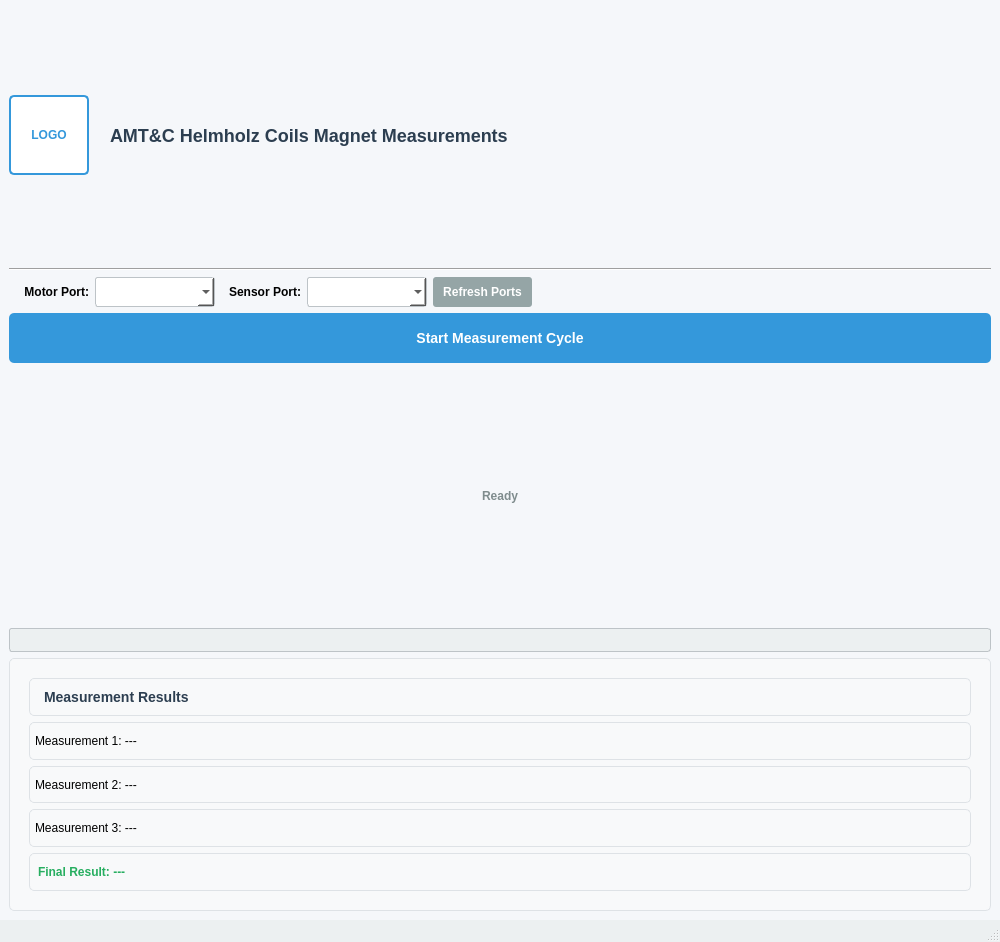
<?xml version="1.0" encoding="UTF-8"?>
<ui version="4.0">
 <class>MainWindow</class>
 <widget class="QMainWindow" name="MainWindow">
  <property name="geometry">
   <rect>
    <x>0</x>
    <y>0</y>
    <width>1000</width>
    <height>942</height>
   </rect>
  </property>
  <property name="windowTitle">
   <string>AMT&amp;C Helmholz Coils Magnet Measurements</string>
  </property>
  <property name="windowIcon">
   <iconset>
    <normaloff>AMTClogo-M.ico</normaloff>AMTClogo-M.ico</iconset>
  </property>
  <property name="styleSheet">
   <string notr="true">QMainWindow {
    background-color: #f5f7fa;
    color: #2c3e50;
}</string>
  </property>
  <widget class="QWidget" name="centralwidget">
   <layout class="QVBoxLayout" name="verticalLayout">
    <item>
     <layout class="QHBoxLayout" name="headerLayout">
      <item>
       <widget class="QLabel" name="logoLabel">
        <property name="minimumSize">
         <size>
          <width>80</width>
          <height>80</height>
         </size>
        </property>
        <property name="maximumSize">
         <size>
          <width>80</width>
          <height>80</height>
         </size>
        </property>
        <property name="styleSheet">
         <string notr="true">QLabel {
    border: 2px solid #3498db;
    border-radius: 5px;
    padding: 5px;
    background-color: white;
    font-weight: bold;
    color: #3498db;
}</string>
        </property>
        <property name="text">
         <string>LOGO</string>
        </property>
        <property name="alignment">
         <set>Qt::AlignCenter</set>
        </property>
       </widget>
      </item>
      <item>
       <widget class="QLabel" name="titleLabel">
        <property name="styleSheet">
         <string notr="true">QLabel {
    font-size: 18px;
    font-weight: bold;
    color: #2c3e50;
    padding: 10px;
}</string>
        </property>
        <property name="text">
         <string>AMT&amp;C Helmholz Coils Magnet Measurements</string>
        </property>
       </widget>
      </item>
      <item>
       <spacer name="horizontalSpacer">
        <property name="orientation">
         <enum>Qt::Horizontal</enum>
        </property>
        <property name="sizeHint" stdset="0">
         <size>
          <width>40</width>
          <height>20</height>
         </size>
        </property>
       </spacer>
      </item>
     </layout>
    </item>
    <item>
     <widget class="QFrame" name="separator">
      <property name="styleSheet">
       <string notr="true">QFrame {
    color: #bdc3c7;
}</string>
      </property>
      <property name="frameShape">
       <enum>QFrame::HLine</enum>
      </property>
      <property name="frameShadow">
       <enum>QFrame::Sunken</enum>
      </property>
     </widget>
    </item>
    <item>
     <layout class="QHBoxLayout" name="portsLayout">
      <item>
       <widget class="QLabel" name="motorLabel">
        <property name="minimumSize">
         <size>
          <width>80</width>
          <height>30</height>
         </size>
        </property>
        <property name="styleSheet">
         <string notr="true">QLabel {
    font-weight: bold;
}</string>
        </property>
        <property name="text">
         <string>Motor Port:</string>
        </property>
        <property name="alignment">
         <set>Qt::AlignRight|Qt::AlignTrailing|Qt::AlignVCenter</set>
        </property>
       </widget>
      </item>
      <item>
       <widget class="QComboBox" name="cBox_MotorPort">
        <property name="minimumSize">
         <size>
          <width>120</width>
          <height>30</height>
         </size>
        </property>
        <property name="styleSheet">
         <string notr="true">QComboBox {
    border: 1px solid #bdc3c7;
    border-radius: 3px;
    padding: 5px;
    background-color: white;
}
QComboBox:focus {
    border-color: #3498db;
}</string>
        </property>
       </widget>
      </item>
      <item>
       <widget class="QLabel" name="sensorLabel">
        <property name="minimumSize">
         <size>
          <width>80</width>
          <height>30</height>
         </size>
        </property>
        <property name="styleSheet">
         <string notr="true">QLabel {
    font-weight: bold;
}</string>
        </property>
        <property name="text">
         <string>Sensor Port:</string>
        </property>
        <property name="alignment">
         <set>Qt::AlignRight|Qt::AlignTrailing|Qt::AlignVCenter</set>
        </property>
       </widget>
      </item>
      <item>
       <widget class="QComboBox" name="cBox_SensorPort">
        <property name="minimumSize">
         <size>
          <width>120</width>
          <height>30</height>
         </size>
        </property>
        <property name="styleSheet">
         <string notr="true">QComboBox {
    border: 1px solid #bdc3c7;
    border-radius: 3px;
    padding: 5px;
    background-color: white;
}
QComboBox:focus {
    border-color: #3498db;
}</string>
        </property>
       </widget>
      </item>
      <item>
       <widget class="QPushButton" name="refreshPortsBtn">
        <property name="minimumSize">
         <size>
          <width>0</width>
          <height>30</height>
         </size>
        </property>
        <property name="maximumSize">
         <size>
          <width>120</width>
          <height>30</height>
         </size>
        </property>
        <property name="styleSheet">
         <string notr="true">QPushButton {
    background-color: #95a5a6;
    color: white;
    font-weight: bold;
    border: none;
    border-radius: 3px;
    padding: 5px 10px;
}
QPushButton:hover {
    background-color: #7f8c8d;
}</string>
        </property>
        <property name="text">
         <string>Refresh Ports</string>
        </property>
       </widget>
      </item>
      <item>
       <spacer name="horizontalSpacer_2">
        <property name="orientation">
         <enum>Qt::Horizontal</enum>
        </property>
        <property name="sizeHint" stdset="0">
         <size>
          <width>40</width>
          <height>20</height>
         </size>
        </property>
       </spacer>
      </item>
     </layout>
    </item>
    <item>
     <layout class="QHBoxLayout" name="controlLayout">
      <item>
       <widget class="QPushButton" name="pBtn_GetData">
        <property name="minimumSize">
         <size>
          <width>0</width>
          <height>50</height>
         </size>
        </property>
        <property name="styleSheet">
         <string notr="true">QPushButton {
    background-color: #3498db;
    color: white;
    font-weight: bold;
    border: none;
    border-radius: 5px;
    font-size: 14px;
}
QPushButton:hover {
    background-color: #2980b9;
}
QPushButton:disabled {
    background-color: #bdc3c7;
}</string>
        </property>
        <property name="text">
         <string>Start Measurement Cycle</string>
        </property>
       </widget>
      </item>
     </layout>
    </item>
    <item>
     <widget class="QLabel" name="progressLabel">
      <property name="styleSheet">
       <string notr="true">QLabel {
    font-weight: bold;
    color: #7f8c8d;
}</string>
      </property>
      <property name="text">
       <string>Ready</string>
      </property>
      <property name="alignment">
       <set>Qt::AlignCenter</set>
      </property>
     </widget>
    </item>
    <item>
     <widget class="QProgressBar" name="progressBar">
      <property name="styleSheet">
       <string notr="true">QProgressBar {
    border: 1px solid #bdc3c7;
    border-radius: 3px;
    text-align: center;
    background-color: #ecf0f1;
}
QProgressBar::chunk {
    background-color: #3498db;
    border-radius: 2px;
}</string>
      </property>
     </widget>
    </item>
    <item>
     <layout class="QHBoxLayout" name="chartLayout"/>
    </item>
    <item>
     <widget class="QFrame" name="resultsFrame">
      <property name="styleSheet">
       <string notr="true">QFrame {
    background-color: #f8f9fa;
    border: 1px solid #dee2e6;
    border-radius: 5px;
    padding: 10px;
}</string>
      </property>
      <property name="frameShape">
       <enum>QFrame::StyledPanel</enum>
      </property>
      <property name="frameShadow">
       <enum>QFrame::Raised</enum>
      </property>
      <layout class="QVBoxLayout" name="verticalLayout_2">
       <item>
        <widget class="QLabel" name="resultsTitle">
         <property name="styleSheet">
          <string notr="true">QLabel {
    font-weight: bold;
    font-size: 14px;
    color: #2c3e50;
}</string>
         </property>
         <property name="text">
          <string>Measurement Results</string>
         </property>
        </widget>
       </item>
       <item>
        <widget class="QLabel" name="measurement1Label">
         <property name="styleSheet">
          <string notr="true">QLabel {
    padding: 2px;
}</string>
         </property>
         <property name="text">
          <string>Measurement 1: ---</string>
         </property>
        </widget>
       </item>
       <item>
        <widget class="QLabel" name="measurement2Label">
         <property name="styleSheet">
          <string notr="true">QLabel {
    padding: 2px;
}</string>
         </property>
         <property name="text">
          <string>Measurement 2: ---</string>
         </property>
        </widget>
       </item>
       <item>
        <widget class="QLabel" name="measurement3Label">
         <property name="styleSheet">
          <string notr="true">QLabel {
    padding: 2px;
}</string>
         </property>
         <property name="text">
          <string>Measurement 3: ---</string>
         </property>
        </widget>
       </item>
       <item>
        <widget class="QLabel" name="finalResultLabel">
         <property name="styleSheet">
          <string notr="true">QLabel {
    font-weight: bold;
    color: #27ae60;
    padding: 5px;
}</string>
         </property>
         <property name="text">
          <string>Final Result: ---</string>
         </property>
        </widget>
       </item>
      </layout>
     </widget>
    </item>
   </layout>
  </widget>
  <widget class="QStatusBar" name="statusBar">
   <property name="styleSheet">
    <string notr="true">QStatusBar {
    background-color: #ecf0f1;
    color: #2c3e50;
}</string>
   </property>
  </widget>
 </widget>
 <resources/>
 <connections/>
</ui>
